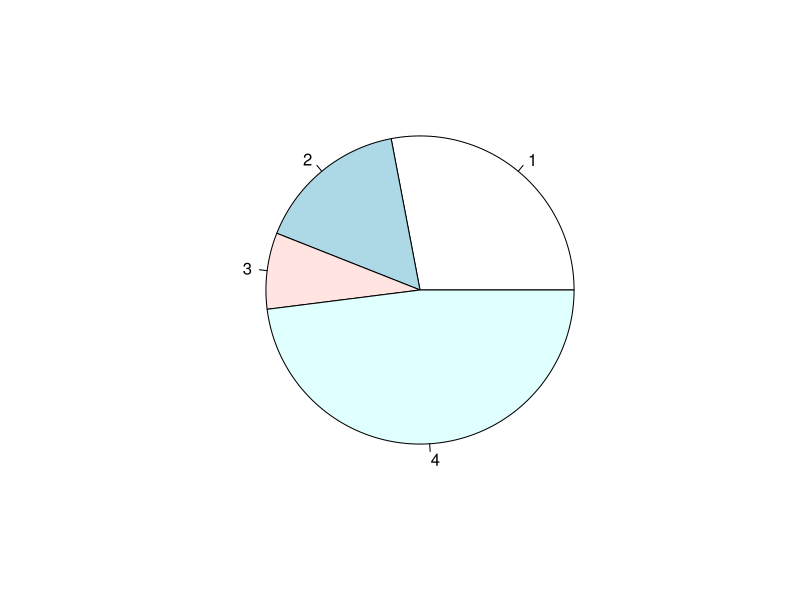
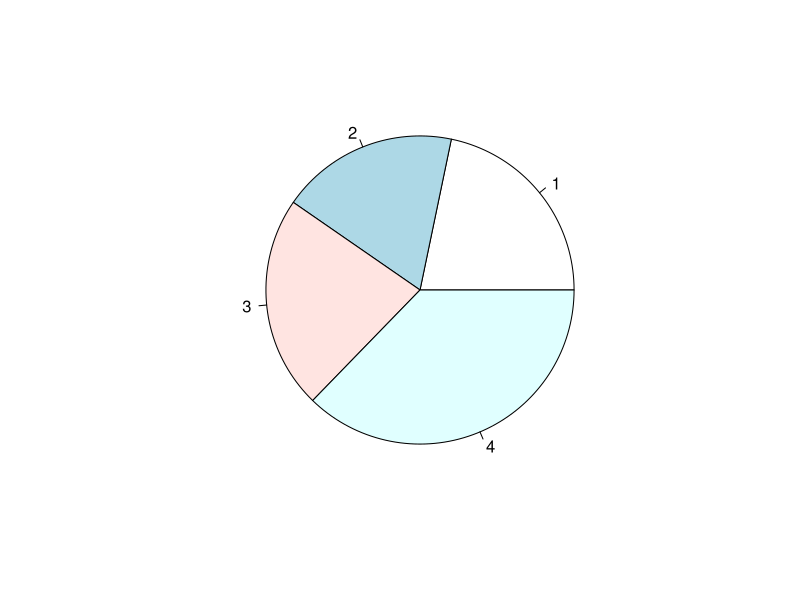
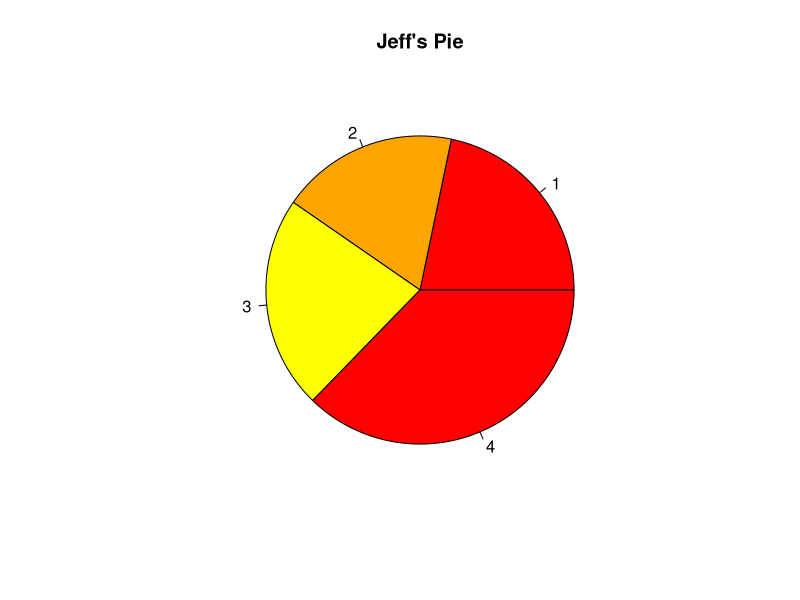
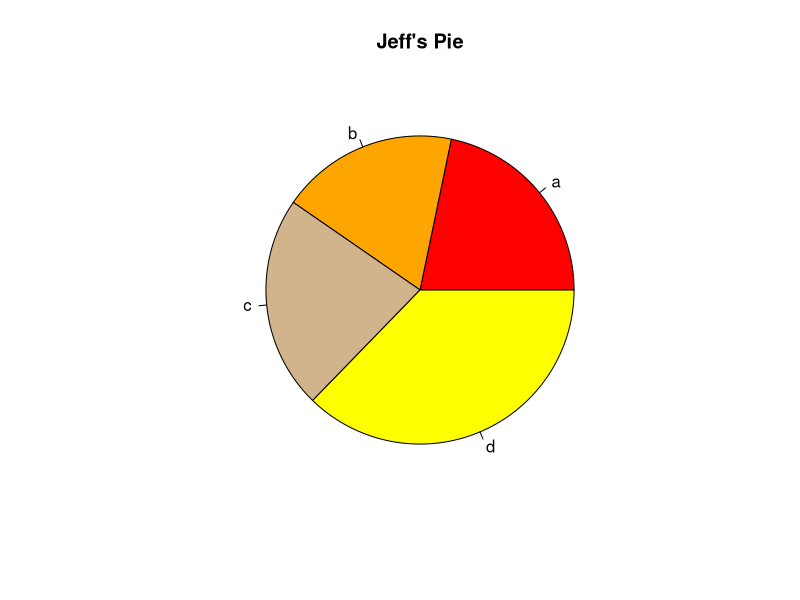
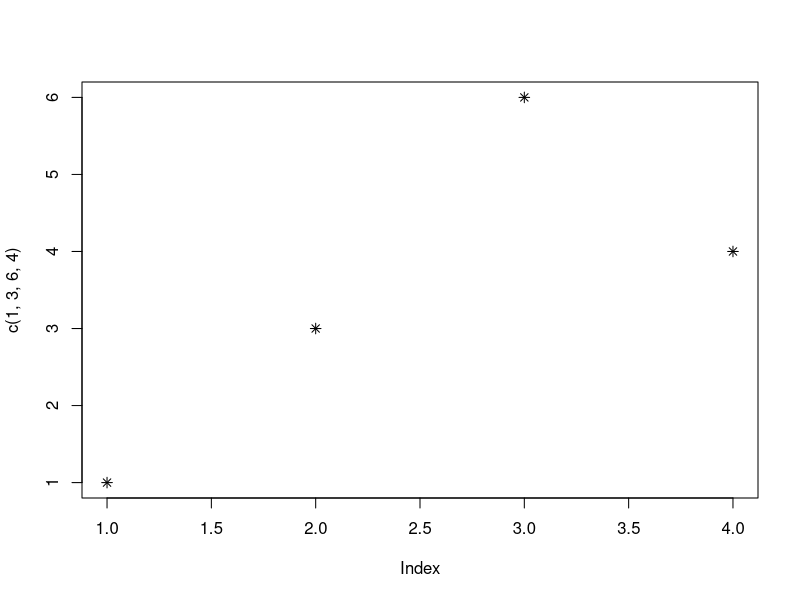
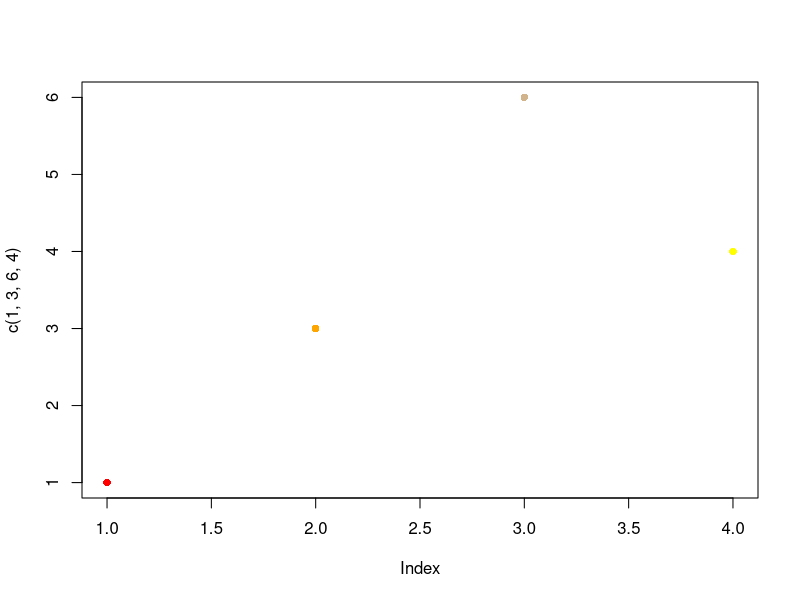
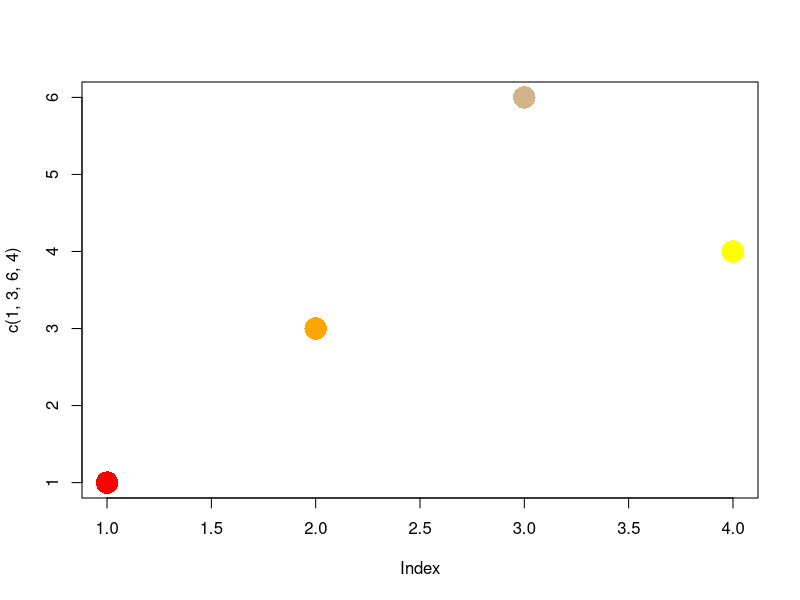
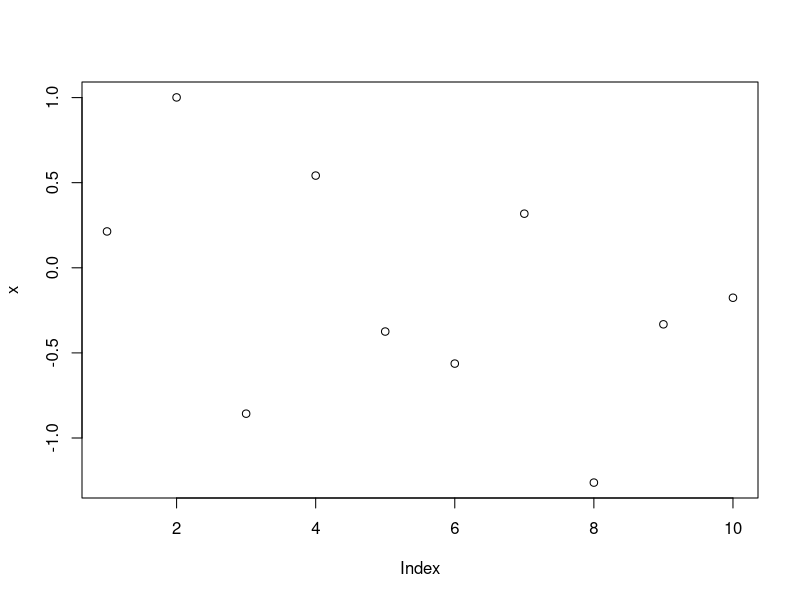

Here is the R script that generated these plots, in order:
#
# Author Laura Larregui
# Purpose: Lab 1 - First Week (7/5/2020)
#


pie(c(7,4,2,12))
#pie charts are not super useful
x<-c(7,6,7.2,12)
pie(x)
pie(x, main="Jeff's Pie", col=c("red", "orange", "yellow"))

pie(x
    , main="Jeff's Pie"
    , col = c("red", "orange", "tan", "yellow")
    , labels = c("a", "b", "c", "d")
)
plot(c(1,3,6,4),pch = 8)
plot(c(1,3,6,4),pch = 16,col = c("red", "orange", "tan", "yellow"))
plot(c(1,3,6,4),pch = 16,col = c("red", "orange", "tan", "yellow"),cex =3)

# Crl + S to save
#variables
x <- "jeff"
x
# R doesn't care for specifying datatypes for variables

x<- rnorm(n=10)
plot(x)
plot(x, type="l")# line plot
plot(x, type="p")# dot plot
plot(x, type="h")# like a histogram

plot(x, type="h", lwd = 5)# make the lines thicker

plot(x, type="h", lwd = 5, lend = 2, col = "orange")

plot(x, type="h", lwd = 5, lend = 2, col = "orange"
, main = "change in net worth"
, xlab = "time in years"
, ylab = "in millions"
,bty ="n")

par(bg="gray")
plot(x, type="h", lwd = 20, col = c("blue","orange")
     , bty ="n", lend = 2)

my.par<- par()
par(my.par)

n<- 27
my.letters<- sample(letters[1:3], size = n, replace = TRUE)
my.letters
my.letters[2]
letters[7:9]
letters[c(8,3,1)]
table(my.letters)
tab<- table(my.letters)
barplot(tab)
barplot(tab, col="brown")
barplot(tab, col=c("brown", "tan", "orange"))
barplot(tab, col=c("brown", "tan", "orange")
        , names.arg= c("sales", "ops", "it")
        , border ="white"
        , xlab = "departments"
        , ylab = "employees"
        , main = "company employees"
        , horiz = TRUE
        , las = 1
        , density = 20
        , angle = c(45, 90, 12))

x <- rnorm(n = 1000 , mean= 10, sd = 1)
hist(x , main = "what is the distribution of x")
boxplot ( x, horizontal=TRUE)
# Ch. 4 p. 195

x<- rlnorm(n = 1000, meanlog = 1, sdlog = 1 )
x
par(mfrow = c (2,1))
boxplot(x, horizontal =TRUE)
hist(x)
par(mfrow = c (1,1))

hist(log10(x))
hist(x)

#quiz#1
my.letters <- sample(letters[7:9], size = 50, replace =T)
barplot(table(my.letters))
